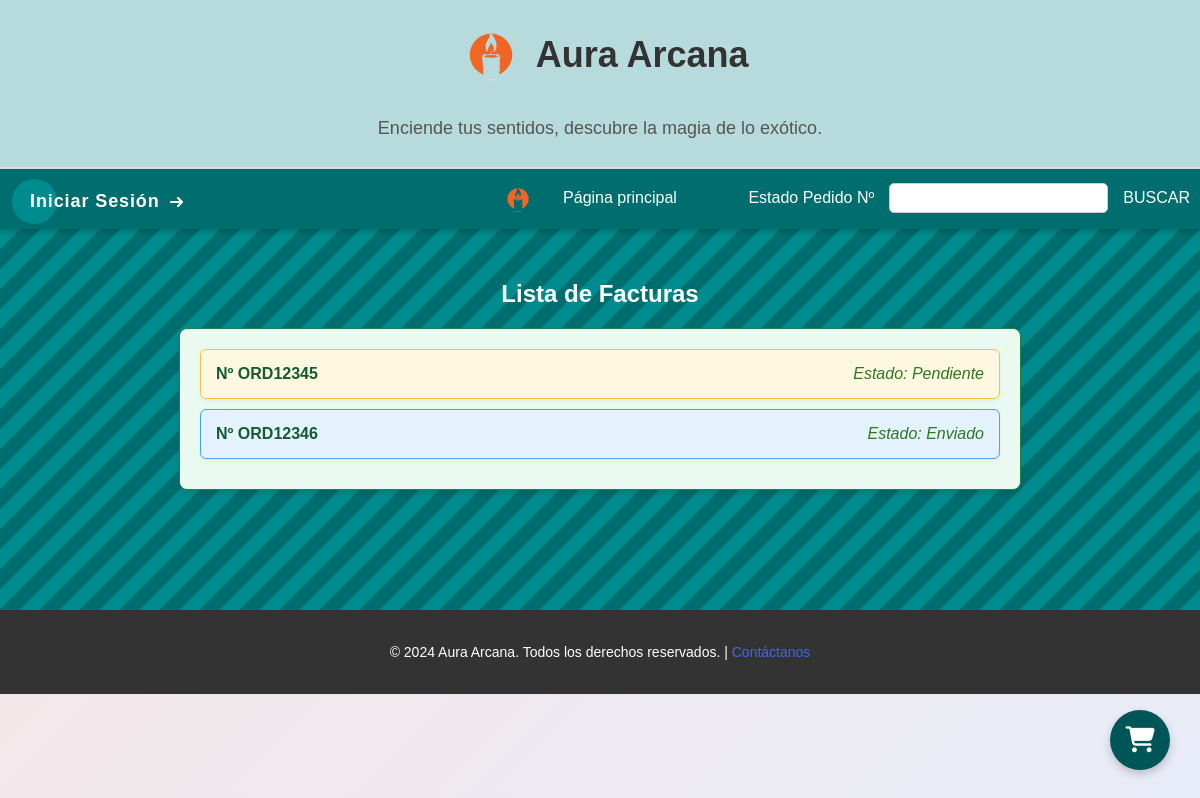
Page /facturas/ on the committed database.
### Tienda/models.py (models this page shows, shortened)
class Factura(models.Model):
    usuario = models.ForeignKey(User, on_delete=models.CASCADE, related_name="facturas", null=True)
    numero_factura = models.CharField(unique=True, max_length=12)
    nombre = models.CharField(max_length=50, null=True)
    apellidos = models.CharField(max_length=50, null=True)
    email = models.EmailField()
    fecha_pedido = models.DateTimeField(auto_now_add=True)
    fecha_salida = models.DateTimeField(null=True, blank=True)
    fecha_entrega = models.DateTimeField(null=True, blank=True)
    direccion = models.TextField()
    is_draft_mode = models.BooleanField(default=True)
    estado = models.CharField(
        max_length=50,
        choices=[("Pendiente", "Pendiente"), ("Enviado","Enviado") ,("Entregado","Entregado")]
    )
    forma_entrega = models.CharField(
        max_length=50,
        choices=[("Presencialmente", "Presencialmente"), ("Envío","Envío")]
    )
    metodo_de_pago = models.CharField(
        max_length=50,
        choices=[("Contrareembolso", "Contrareembolso"), ("Pasarela","Pasarela de pago")],
        null=True
    )
    COSTE_ENVIO = 10
    session_id_stripe = models.CharField(max_length=255, null=True, blank=True)  # Nuevo campo para el session_id de Stripe

### Tienda/views.py (the view)
# urls.py: path('facturas/', views.lista_facturas, name='lista_facturas'),
def lista_facturas(request):
    facturas = Factura.objects.all()
    return render(request, 'lista_facturas.html', {'facturas': facturas})

### cart/context_processors.py (called while the page is built)
def cart(request):
    return {'cart': Cart(request)}

### Tienda/templates/lista_facturas.html (shortened to what this page needs)
{% extends 'base.html' %}
{% block content %}
<section class="main-content3 featured-products" id="productos">
    <h1 style="text-align: center; font-family: Arial, sans-serif; color: white;">Lista de Facturas</h1>
    <div class="facturas-container">
        <ul class="facturas-list">
            {% for factura in facturas %}
            <li class="factura-item-{{factura.estado}}" onclick="window.location.href = '/factura/' + '{{factura.id}}'">
                <span class="factura-num">Nº {{ factura.numero_factura }}</span>
                <span class="factura-estado">Estado: {{ factura.estado }}</span>
            </li>
            {% endfor %}
        </ul>
    </div>
</section>
{% endblock %}

### Tienda/templates/lista_facturas.html (style rules this page uses)
.facturas-container { max-width: 800px; margin: 20px auto; padding: 20px; border: 1px solid #1e824c; border-radius: 8px; background-color: #eafaf1; box-shadow: 0 4px 6px rgba(0, 0, 0, 0.1); }
.facturas-list { list-style-type: none; margin: 0; padding: 0; }
.factura-item-Pendiente { display: flex; justify-content: space-between; align-items: center; padding: 15px; margin-bottom: 10px; border: 1px solid #f5c542; border-radius: 6px; background-color: #fff8e1; box-shadow: 0 2px 4px rgba(0, 0, 0, 0.05); transition: transform 0.2s, box-shadow 0.2s; }
.factura-item-Enviado { display: flex; justify-content: space-between; align-items: center; padding: 15px; margin-bottom: 10px; border: 1px solid #42a5f5; border-radius: 6px; background-color: #e3f2fd; box-shadow: 0 2px 4px rgba(0, 0, 0, 0.05); transition: transform 0.2s, box-shadow 0.2s; }
.factura-num { font-weight: bold; color: #145a32; }
.factura-estado { font-style: italic; color: #2d7623; }

### Tienda/templates/base.html (style rules this page uses)
body { font-family: 'Arial', sans-serif; margin: 0; padding: 0; background: linear-gradient(135deg, #f3e7e9, #e3eeff); color: #333; }
.featured-products { padding: 50px 20px; text-align: center; }
body { font-family: 'Arial', sans-serif; margin: 0; padding: 0; background: linear-gradient(135deg, #f3e7e9, #e3eeff); color: #333; height: 100%; }
.main-content3 { margin-top: 210px; }

### rows in the picture
Factura: numero_factura "ORD12345", estado "Pendiente"
Factura: numero_factura "ORD12346", estado "Enviado"
